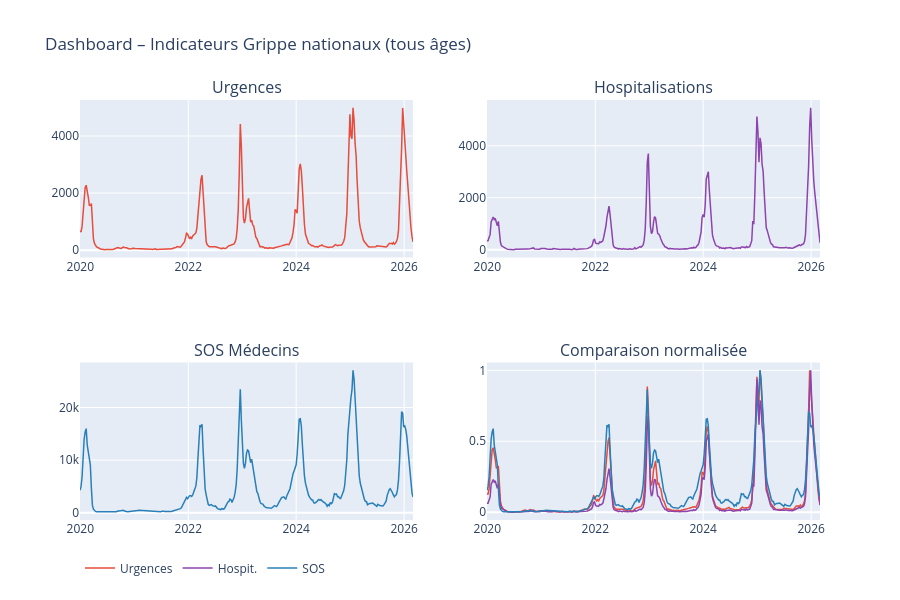

Source (notebook cell):
### Code cell
nat_dash = tous.groupby('date')[['tx_urgences','tx_hospit','tx_sos']].mean().reset_index()

fig = make_subplots(
    rows=2, cols=2,
    subplot_titles=[
        'Urgences', 'Hospitalisations',
        'SOS Médecins', 'Comparaison normalisée'
    ],
    shared_xaxes=False
)

for col_name, row, col, color in [
    ('tx_urgences', 1, 1, '#e74c3c'),
    ('tx_hospit',   1, 2, '#8e44ad'),
    ('tx_sos',      2, 1, '#2980b9'),
]:
    fig.add_trace(
        go.Scatter(x=nat_dash['date'], y=nat_dash[col_name],
                   mode='lines', line=dict(color=color, width=1.5), showlegend=False),
        row=row, col=col
    )

# Panel 4: normalised overlay
for col_name, color, label in [
    ('tx_urgences','#e74c3c','Urgences'),
    ('tx_hospit','#8e44ad','Hospit.'),
    ('tx_sos','#2980b9','SOS'),
]:
    norm_col = (nat_dash[col_name] - nat_dash[col_name].min()) / \
               (nat_dash[col_name].max() - nat_dash[col_name].min())
    fig.add_trace(
        go.Scatter(x=nat_dash['date'], y=norm_col,
                   mode='lines', line=dict(color=color, width=1.5), name=label),
        row=2, col=2
    )

fig.update_layout(
    height=600, title_text='Dashboard – Indicateurs Grippe nationaux (tous âges)',
    legend=dict(orientation='h', y=-0.08)
)
fig.show()

### Figure 1 — Plotly figure (JSON) as saved in the notebook; plotly's stock layout.template omitted (floating-point values rounded to 4 significant figures; data arrays with more than 128 entries replaced by an {"elided": "..."} marker saying what was removed)
{"data": [{"line": {"color": "#e74c3c", "width": 1.5}, "mode": "lines", "showlegend": false, "type": "scatter", "x": {"elided": "323 str values"}, "xaxis": "x", "y": {"elided": "323 float values"}, "yaxis": "y"}, {"line": {"color": "#8e44ad", "width": 1.5}, "mode": "lines", "showlegend": false, "type": "scatter", "x": {"elided": "323 str values"}, "xaxis": "x2", "y": {"elided": "323 float values"}, "yaxis": "y2"}, {"line": {"color": "#2980b9", "width": 1.5}, "mode": "lines", "showlegend": false, "type": "scatter", "x": {"elided": "323 str values"}, "xaxis": "x3", "y": {"elided": "323 float values"}, "yaxis": "y3"}, {"line": {"color": "#e74c3c", "width": 1.5}, "mode": "lines", "name": "Urgences", "type": "scatter", "x": {"elided": "323 str values"}, "xaxis": "x4", "y": {"elided": "323 float values"}, "yaxis": "y4"}, {"line": {"color": "#8e44ad", "width": 1.5}, "mode": "lines", "name": "Hospit.", "type": "scatter", "x": {"elided": "323 str values"}, "xaxis": "x4", "y": {"elided": "323 float values"}, "yaxis": "y4"}, {"line": {"color": "#2980b9", "width": 1.5}, "mode": "lines", "name": "SOS", "type": "scatter", "x": {"elided": "323 str values"}, "xaxis": "x4", "y": {"elided": "323 float values"}, "yaxis": "y4"}], "layout": {"annotations": [{"font": {"size": 16}, "showarrow": false, "text": "Urgences", "x": 0.225, "xanchor": "center", "xref": "paper", "y": 1, "yanchor": "bottom", "yref": "paper"}, {"font": {"size": 16}, "showarrow": false, "text": "Hospitalisations", "x": 0.775, "xanchor": "center", "xref": "paper", "y": 1, "yanchor": "bottom", "yref": "paper"}, {"font": {"size": 16}, "showarrow": false, "text": "SOS Médecins", "x": 0.225, "xanchor": "center", "xref": "paper", "y": 0.375, "yanchor": "bottom", "yref": "paper"}, {"font": {"size": 16}, "showarrow": false, "text": "Comparaison normalisée", "x": 0.775, "xanchor": "center", "xref": "paper", "y": 0.375, "yanchor": "bottom", "yref": "paper"}], "height": 600, "legend": {"orientation": "h", "y": -0.08}, "title": {"text": "Dashboard – Indicateurs Grippe nationaux (tous âges)"}, "xaxis": {"anchor": "y", "domain": [0, 0.45]}, "xaxis2": {"anchor": "y2", "domain": [0.55, 1]}, "xaxis3": {"anchor": "y3", "domain": [0, 0.45]}, "xaxis4": {"anchor": "y4", "domain": [0.55, 1]}, "yaxis": {"anchor": "x", "domain": [0.625, 1]}, "yaxis2": {"anchor": "x2", "domain": [0.625, 1]}, "yaxis3": {"anchor": "x3", "domain": [0, 0.375]}, "yaxis4": {"anchor": "x4", "domain": [0, 0.375]}}}
